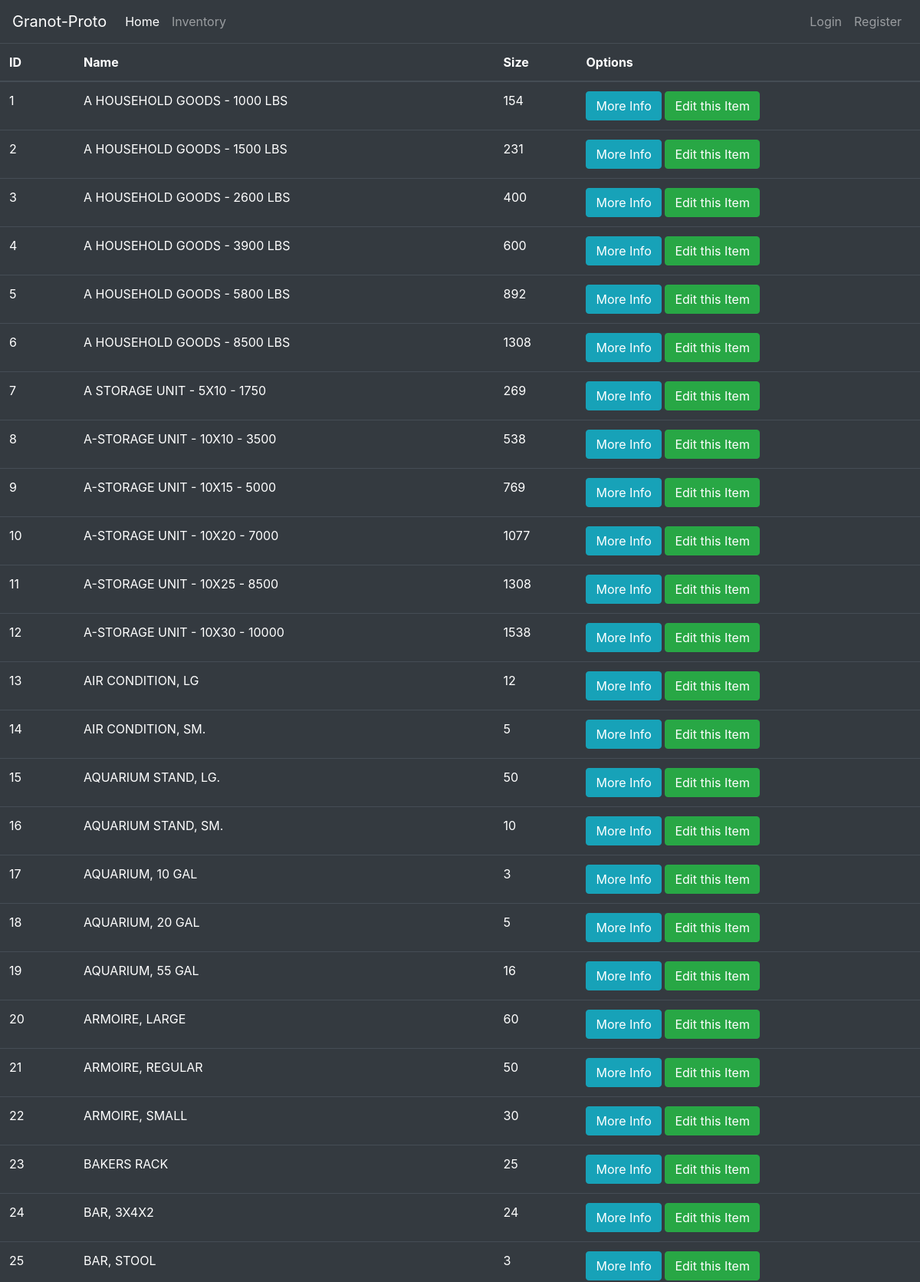
/market (upper part), run on the app's committed database.
### tables this page shows
CREATE TABLE inventory (
        id INTEGER PRIMARY KEY AUTOINCREMENT,
        name VARCHAR(60) NOT NULL,
        volume INTEGER NOT NULL,
        weight INTEGER NOT NULL,
        bulky VARCHAR(10),
        need_pack VARCHAR(10),
        category VARCHAR(70)
    );

### app.py (the view)
@app.route('/market')
def market_page():
    conn = sqlite3.connect('granot.db')
    cursor = conn.cursor()
    cursor.execute('SELECT * FROM inventory')
    items = cursor.fetchall()
    conn.close()
    return render_template('market.html', items=items)

### templates/market.html (shortened to what this page needs)
{% extends 'base.html' %}
{% block content %}
  <table class="table table-hover table-dark">
    <thead>
        <tr>
            <th scope="col">ID</th>
            <th scope="col">Name</th>
            <th scope="col">Size</th>
            <th scope="col">Options</th>
        </tr>
    </thead>
    <tbody>
        {% for item in items %}
            <tr>
                <td>{{ item[0] }}</td>
                <td>{{ item[1] }}</td>
                <td>{{ item[2] }}</td>
                <td>
                    <button class="btn btn-outline btn-info">More Info</button>
                    <button class="btn btn-outline btn-success">Edit this Item</button>
                </td>
            </tr>
        {% endfor %}
    </tbody>
  </table>
{% endblock %}

### templates/base.html (shortened to what this page needs)
<!doctype html>
<html lang="en">
   <head>
      <link rel="stylesheet" href="https://cdn.jsdelivr.net/npm/bootstrap@4.5.3/dist/css/bootstrap.min.css">
   </head>
   <body>
    <nav class="navbar navbar-expand-md navbar-dark bg-dark">
      <a class="navbar-brand" href="#">Granot-Proto</a>
      <div class="collapse navbar-collapse" id="navbarNav">
        <ul class="navbar-nav mr-auto">
            <li class="nav-item active">
                <a class="nav-link" href="{{ url_for('home_page') }}">Home <span class="sr-only">(current)</span></a>
            </li>
            <li class="nav-item">
                <a class="nav-link" href="{{ url_for('market_page') }}">Inventory</a>
            </li>
        </ul>
        <ul class="navbar-nav">
            <li class="nav-item">
                <a class="nav-link" href="#">Login</a>
            </li>
            <li class="nav-item">
                <a class="nav-link" href="#">Register</a>
            </li>
        </ul>
      </div>
    </nav>
      {% block content %}
      {% endblock %}
   </body>
</html>

### templates/base.html (style rules this page uses)
body { background-color: #212121; color: white }

### data on the page
inventory: id "1", name "A HOUSEHOLD GOODS - 1000 LBS", volume "154"
inventory: id "2", name "A HOUSEHOLD GOODS - 1500 LBS", volume "231"
inventory: id "3", name "A HOUSEHOLD GOODS - 2600 LBS", volume "400"
inventory: id "4", name "A HOUSEHOLD GOODS - 3900 LBS", volume "600"
inventory: id "5", name "A HOUSEHOLD GOODS - 5800 LBS", volume "892"
inventory: id "6", name "A HOUSEHOLD GOODS - 8500 LBS", volume "1308"
inventory: id "7", name "A STORAGE UNIT - 5X10 - 1750", volume "269"
inventory: id "8", name "A-STORAGE UNIT - 10X10 - 3500", volume "538"
inventory: id "9", name "A-STORAGE UNIT - 10X15 - 5000", volume "769"
inventory: id "10", name "A-STORAGE UNIT - 10X20 - 7000", volume "1077"
inventory: id "11", name "A-STORAGE UNIT - 10X25 - 8500", volume "1308"
inventory: id "12", name "A-STORAGE UNIT - 10X30 - 10000", volume "1538"
inventory: id "13", name "AIR CONDITION, LG", volume "12"
inventory: id "14", name "AIR CONDITION, SM.", volume "5"
inventory: id "15", name "AQUARIUM STAND, LG.", volume "50"
inventory: id "16", name "AQUARIUM STAND, SM.", volume "10"
inventory: id "17", name "AQUARIUM, 10 GAL", volume "3"
inventory: id "18", name "AQUARIUM, 20 GAL", volume "5"
inventory: id "19", name "AQUARIUM, 55 GAL", volume "16"
inventory: id "20", name "ARMOIRE, LARGE", volume "60"
inventory: id "21", name "ARMOIRE, REGULAR", volume "50"
inventory: id "22", name "ARMOIRE, SMALL", volume "30"
inventory: id "23", name "BAKERS RACK", volume "25"
inventory: id "24", name "BAR, 3X4X2", volume "24"
inventory: id "25", name "BAR, STOOL", volume "3"
